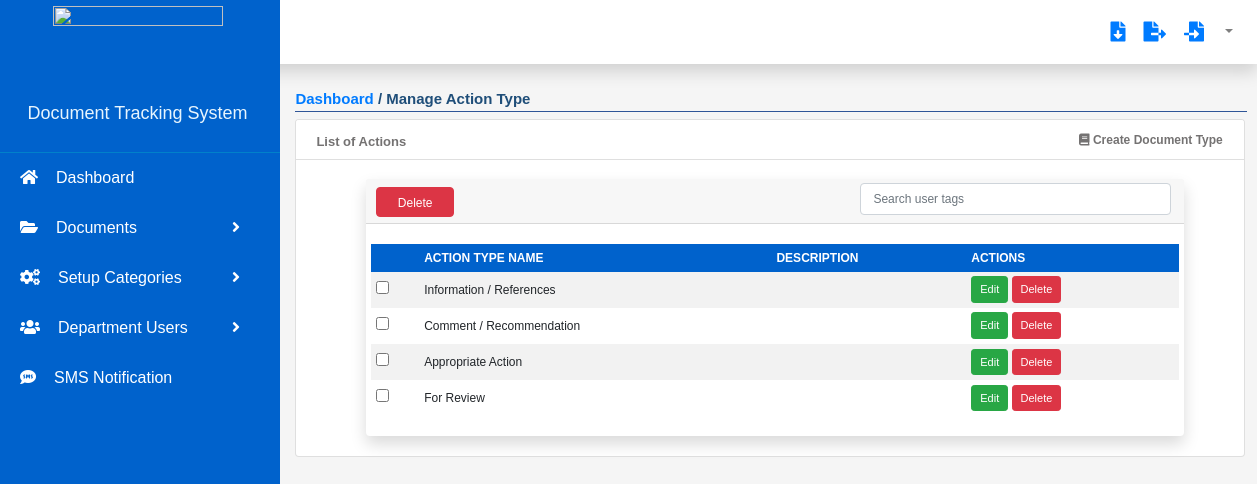
The page /DepartmentHead_dashboard/viewActionType.php on the database its author committed.
### tables this page shows
CREATE TABLE `tbl_action` (
  `id` int(11) NOT NULL,
  `action` varchar(255) NOT NULL,
  `action_description` varchar(255) NOT NULL,
  `action_id` int(11) DEFAULT NULL,
  `department` varchar(255) NOT NULL
);

### DepartmentHead_dashboard/viewActionType.php (the view, shortened to what this page needs)
<!DOCTYPE html>
<html>
<head>
  <link rel="stylesheet" href="navbar.css">
  <link rel="stylesheet" href="https://maxcdn.bootstrapcdn.com/bootstrap/4.5.2/css/bootstrap.min.css">
  <link rel="stylesheet" href="https://cdnjs.cloudflare.com/ajax/libs/font-awesome/5.15.1/css/all.min.css">
</head>
<body style="background-color: #f5f5f5;">
  <div class="wrapper">
    <?php include_once"include/topbar.php"; ?>
  </div>
  <div class="wrapper">
    <?php include_once"include/sidebar.php"; ?>
  </div>
<div class="main-content">
<div class="info">
    <b style="font-size: 15px; font-weight: 600"><div class="navbar_link"></div><a href="navbar.php" style="font-size: 15px; font-weight: 600">Dashboard</a> / Manage Action Type</b>
</div>
</div>
<form action="editDepartmentFunction.php" method="POST">
<div class="card" style="width:950px; margin-top: -0.6%; margin-left: 23.5%;">
  <div class="card-header" style="height:  40px; font-size: 13px; text-align: left; font-weight: 600; color: #747272; background-color: white;">
    List of Actions
      <a href="addActionType.php" class="" style="float: left; margin-top: -20px; width: 20%; height: 33px;margin-left: 84%; font-size: 12px; color: #747272;"><i class="fas fa-book"></i>&nbsp;Create Document Type</a>
  </div>
  <div class="card-body" style="height: auto;">
<div class="card shadow" style="width: 90%; margin-left: 5.5%; border: none; margin-top: -1px;">
  <div class="card-header" style="height:  45px;">
    <input type="submit" name="deleteAction" value="Delete" class="btn btn-danger btn-xs" style="font-size: 12px; width: 10%; margin-top: -4px; margin-left: -10px; height: 30px">
      <input type="text" class="search form-control" placeholder="Search user tags" style="font-size: 12px; float: right; margin-right: -1%; margin-top: -1%;margin-bottom: -5%; width: 40%">
  </div>
  <div class="card-body" style="height: auto; display: fixed;">
  <div class="row">
        <table id="userTbl" class="responsive-table table-hover table-striped table-sm m-0" width="100%" cellspacing="0">
          <thead style="background-color: #0062CC; color: white; font-size: 12px;">
            <tr class="myHead">
              <th class="" style="background-color: #0062CC;">
              </th>
              <th>ACTION TYPE NAME</th>
              <th>DESCRIPTION</th>
              <th>ACTIONS</th>
            </tr>
          </thead>
          <tbody>
            <?php
              include_once('connection.php');
              $sql = "SELECT * from tbl_action where department = '$department'";
               $resTab = mysqli_query($conn, $sql);
             while($row = mysqli_fetch_array($resTab)){
                echo
                "<tr style='font-size: 12px'>
                  <td class=''>
                    <input type='checkbox' class='delete_checkbox' name='delete_id' value=".$row["id"]." />
                  </td>
                  <td>".$row['action']."</td>
                  <td>".$row['action_description']."</td>
                  <td>
                    <a href='#editAT_".$row['id']."' class='btn btn-success btn-sm' data-toggle='modal' style='font-size: 11px'>Edit</a>
                    <a href='#deleteAT_".$row['id']."' class='btn btn-danger btn-sm' data-toggle='modal' style='font-size: 11px'>Delete</a>
                  </td>
                </tr>";
                include('edit_delete.php');
              }
            ?>
</body>
</html>

### DepartmentHead_dashboard/navbar.css (style rules this page uses)
* { margin: 0; padding: 0; box-sizing: border-box; font-family: "Poppins", sans-serif; }
body { min-height: 100vh; background: #F5F5F5; background-size: cover; background-position: center; }

### DepartmentHead_dashboard/viewActionType.php (style rules this page uses)
.main-content .info { margin: 10px; margin-left: 23.5%; color: #1F4E79;; margin-top: 20px; margin-bottom: 15px; font-size: 12px; border-bottom: 1px solid #2F5597; }

### rows shown on the page
tbl_action: action "Information / References"
tbl_action: action "Comment / Recommendation"
tbl_action: action "Appropriate Action"
tbl_action: action "For Review"
